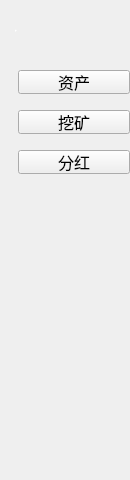
<?xml version="1.0" encoding="UTF-8"?>
<ui version="4.0">
 <class>FunctionAccountWidget</class>
 <widget class="QWidget" name="FunctionAccountWidget">
  <property name="geometry">
   <rect>
    <x>0</x>
    <y>0</y>
    <width>130</width>
    <height>480</height>
   </rect>
  </property>
  <property name="minimumSize">
   <size>
    <width>130</width>
    <height>480</height>
   </size>
  </property>
  <property name="maximumSize">
   <size>
    <width>130</width>
    <height>530</height>
   </size>
  </property>
  <property name="windowTitle">
   <string>Form</string>
  </property>
  <widget class="QLabel" name="label_normal">
   <property name="geometry">
    <rect>
     <x>0</x>
     <y>0</y>
     <width>120</width>
     <height>60</height>
    </rect>
   </property>
   <property name="font">
    <font>
     <family>微软雅黑</family>
     <pointsize>-1</pointsize>
     <weight>75</weight>
     <italic>false</italic>
     <bold>true</bold>
    </font>
   </property>
   <property name="styleSheet">
    <string notr="true">color: white;
font: bold 13px &quot;微软雅黑&quot;;
padding-left: 15px;</string>
   </property>
   <property name="text">
    <string>账户</string>
   </property>
   <property name="alignment">
    <set>Qt::AlignLeading|Qt::AlignLeft|Qt::AlignVCenter</set>
   </property>
  </widget>
  <widget class="QPushButton" name="pushButton_asset">
   <property name="geometry">
    <rect>
     <x>18</x>
     <y>70</y>
     <width>112</width>
     <height>24</height>
    </rect>
   </property>
   <property name="font">
    <font>
     <pointsize>12</pointsize>
    </font>
   </property>
   <property name="text">
    <string>资产</string>
   </property>
  </widget>
  <widget class="QPushButton" name="pushButton_miner">
   <property name="geometry">
    <rect>
     <x>18</x>
     <y>110</y>
     <width>112</width>
     <height>24</height>
    </rect>
   </property>
   <property name="font">
    <font>
     <pointsize>12</pointsize>
    </font>
   </property>
   <property name="text">
    <string>挖矿</string>
   </property>
  </widget>
  <widget class="QPushButton" name="pushButton_bonus">
   <property name="geometry">
    <rect>
     <x>18</x>
     <y>150</y>
     <width>112</width>
     <height>24</height>
    </rect>
   </property>
   <property name="font">
    <font>
     <pointsize>12</pointsize>
    </font>
   </property>
   <property name="text">
    <string>分红</string>
   </property>
  </widget>
 </widget>
 <resources/>
 <connections/>
</ui>
